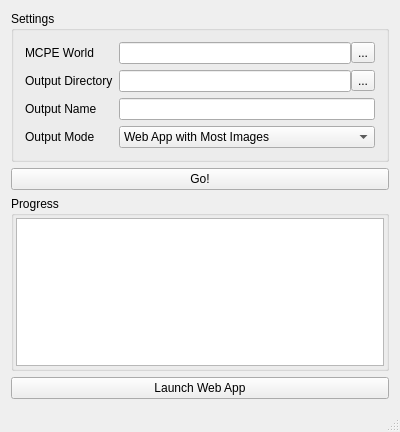
<?xml version="1.0" encoding="UTF-8"?>
<ui version="4.0">
 <class>MainWindow</class>
 <widget class="QMainWindow" name="MainWindow">
  <property name="geometry">
   <rect>
    <x>0</x>
    <y>0</y>
    <width>400</width>
    <height>432</height>
   </rect>
  </property>
  <property name="windowTitle">
   <string>MainWindow</string>
  </property>
  <widget class="QWidget" name="centralWidget">
   <layout class="QVBoxLayout" name="verticalLayout">
    <item>
     <widget class="QGroupBox" name="gbSettings">
      <property name="title">
       <string>Settings</string>
      </property>
      <layout class="QFormLayout" name="formLayout">
       <item row="0" column="1">
        <widget class="QWidget" name="widget2" native="true">
         <layout class="QGridLayout" name="gridLayout_3">
          <property name="leftMargin">
           <number>0</number>
          </property>
          <property name="topMargin">
           <number>0</number>
          </property>
          <property name="rightMargin">
           <number>0</number>
          </property>
          <property name="bottomMargin">
           <number>0</number>
          </property>
          <property name="horizontalSpacing">
           <number>0</number>
          </property>
          <item row="0" column="0">
           <widget class="QLineEdit" name="txtMCPEWorld">
            <property name="toolTip">
             <string>&lt;html&gt;&lt;head/&gt;&lt;body&gt;&lt;p&gt;The MCPE World that you want to use&lt;/p&gt;&lt;/body&gt;&lt;/html&gt;</string>
            </property>
           </widget>
          </item>
          <item row="0" column="1">
           <widget class="QToolButton" name="btnMCPEWorld">
            <property name="text">
             <string>...</string>
            </property>
           </widget>
          </item>
         </layout>
        </widget>
       </item>
       <item row="1" column="0">
        <widget class="QLabel" name="label_4">
         <property name="text">
          <string>Output Directory</string>
         </property>
        </widget>
       </item>
       <item row="1" column="1">
        <widget class="QWidget" name="widget1" native="true">
         <layout class="QGridLayout" name="gridLayout_2">
          <property name="leftMargin">
           <number>0</number>
          </property>
          <property name="topMargin">
           <number>0</number>
          </property>
          <property name="rightMargin">
           <number>0</number>
          </property>
          <property name="bottomMargin">
           <number>0</number>
          </property>
          <property name="spacing">
           <number>0</number>
          </property>
          <item row="0" column="0">
           <widget class="QLineEdit" name="txtOutputDirectory">
            <property name="toolTip">
             <string>&lt;html&gt;&lt;head/&gt;&lt;body&gt;&lt;p&gt;Your output images / web app will be in this directory&lt;/p&gt;&lt;/body&gt;&lt;/html&gt;</string>
            </property>
            <property name="text">
             <string/>
            </property>
           </widget>
          </item>
          <item row="0" column="1">
           <widget class="QToolButton" name="btnOutputDirectory">
            <property name="text">
             <string>...</string>
            </property>
           </widget>
          </item>
         </layout>
        </widget>
       </item>
       <item row="2" column="0">
        <widget class="QLabel" name="label_2">
         <property name="text">
          <string>Output Name</string>
         </property>
        </widget>
       </item>
       <item row="2" column="1">
        <widget class="QLineEdit" name="txtOutputName">
         <property name="toolTip">
          <string>&lt;html&gt;&lt;head/&gt;&lt;body&gt;&lt;p&gt;Your output filenames will start with this (e.g. &amp;quot;out1&amp;quot;)&lt;/p&gt;&lt;/body&gt;&lt;/html&gt;</string>
         </property>
         <property name="text">
          <string/>
         </property>
        </widget>
       </item>
       <item row="0" column="0">
        <widget class="QLabel" name="label_3">
         <property name="text">
          <string>MCPE World</string>
         </property>
        </widget>
       </item>
       <item row="3" column="0">
        <widget class="QLabel" name="label">
         <property name="text">
          <string>Output Mode</string>
         </property>
        </widget>
       </item>
       <item row="3" column="1">
        <widget class="QComboBox" name="cbImages">
         <property name="toolTip">
          <string>&lt;html&gt;&lt;head/&gt;&lt;body&gt;&lt;p&gt;Select the type of data you want&lt;/p&gt;&lt;/body&gt;&lt;/html&gt;</string>
         </property>
         <item>
          <property name="text">
           <string comment="1">Web App with Most Images</string>
          </property>
         </item>
         <item>
          <property name="text">
           <string comment="2">Web App with ALL Images</string>
          </property>
         </item>
         <item>
          <property name="text">
           <string comment="3">Most Images</string>
          </property>
         </item>
         <item>
          <property name="text">
           <string comment="4">All Images</string>
          </property>
         </item>
        </widget>
       </item>
      </layout>
     </widget>
    </item>
    <item>
     <widget class="QPushButton" name="btnGo">
      <property name="toolTip">
       <string>&lt;html&gt;&lt;head/&gt;&lt;body&gt;&lt;p&gt;Run MCPE Viz!&lt;/p&gt;&lt;/body&gt;&lt;/html&gt;</string>
      </property>
      <property name="text">
       <string>Go!</string>
      </property>
     </widget>
    </item>
    <item>
     <widget class="QGroupBox" name="gbProgress">
      <property name="title">
       <string>Progress</string>
      </property>
      <layout class="QHBoxLayout" name="horizontalLayout">
       <property name="leftMargin">
        <number>2</number>
       </property>
       <property name="topMargin">
        <number>2</number>
       </property>
       <property name="rightMargin">
        <number>2</number>
       </property>
       <property name="bottomMargin">
        <number>2</number>
       </property>
       <item>
        <widget class="QPlainTextEdit" name="txtProgress">
         <property name="toolTip">
          <string>&lt;html&gt;&lt;head/&gt;&lt;body&gt;&lt;p&gt;After you press &amp;quot;Go!&amp;quot;, you will see the progress of MCPE Viz here.&lt;/p&gt;&lt;/body&gt;&lt;/html&gt;</string>
         </property>
         <property name="lineWrapMode">
          <enum>QPlainTextEdit::NoWrap</enum>
         </property>
         <property name="readOnly">
          <bool>true</bool>
         </property>
        </widget>
       </item>
      </layout>
      <zorder>txtProgress</zorder>
      <zorder>gbSettings</zorder>
     </widget>
    </item>
    <item>
     <widget class="QPushButton" name="btnWebApp">
      <property name="toolTip">
       <string>&lt;html&gt;&lt;head/&gt;&lt;body&gt;&lt;p&gt;Once MCPE Viz has run, you can press this button to launch the web app!&lt;/p&gt;&lt;/body&gt;&lt;/html&gt;</string>
      </property>
      <property name="text">
       <string>Launch Web App</string>
      </property>
     </widget>
    </item>
   </layout>
  </widget>
  <widget class="QStatusBar" name="statusBar"/>
  <action name="action_About">
   <property name="text">
    <string>&amp;About</string>
   </property>
  </action>
 </widget>
 <layoutdefault spacing="6" margin="11"/>
 <tabstops>
  <tabstop>txtMCPEWorld</tabstop>
  <tabstop>btnMCPEWorld</tabstop>
  <tabstop>txtOutputDirectory</tabstop>
  <tabstop>btnOutputDirectory</tabstop>
  <tabstop>txtOutputName</tabstop>
  <tabstop>cbImages</tabstop>
  <tabstop>btnGo</tabstop>
  <tabstop>txtProgress</tabstop>
  <tabstop>btnWebApp</tabstop>
 </tabstops>
 <resources/>
 <connections/>
</ui>
